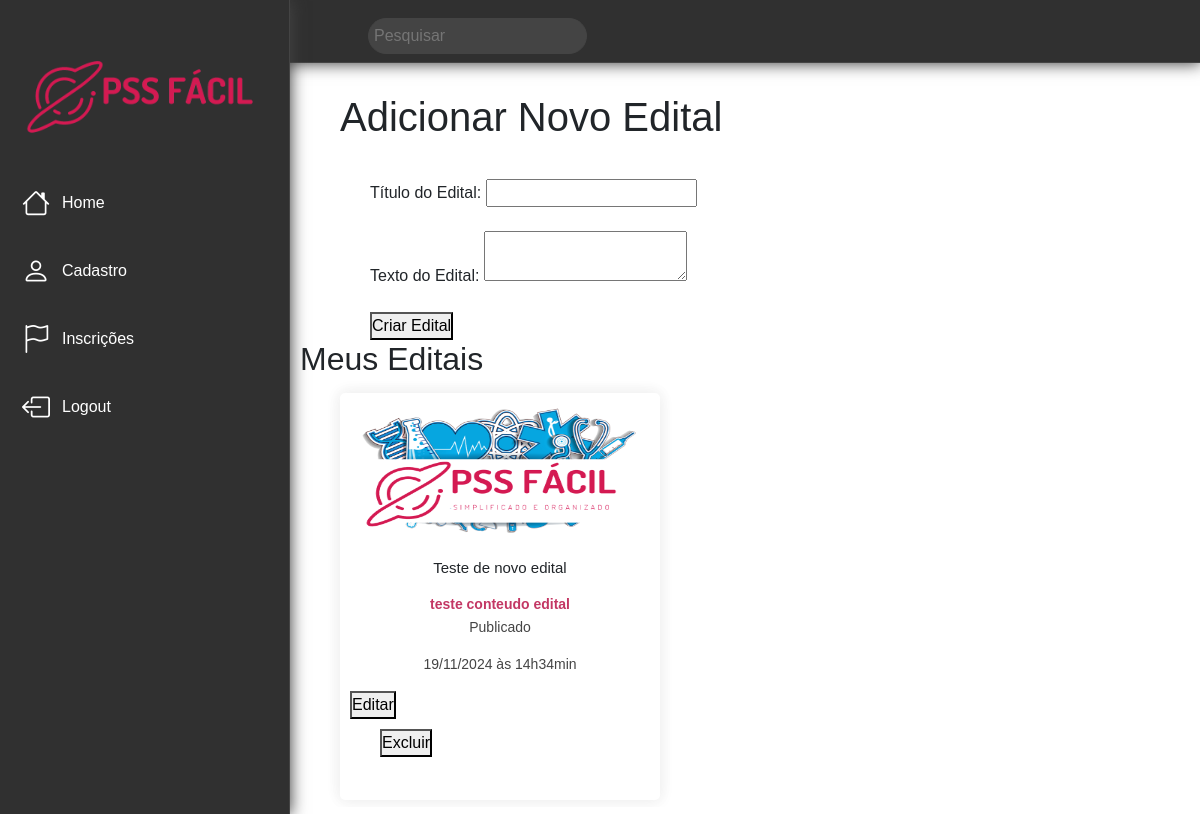
/area-empregador.php (signed in), run on an earlier commit of the app's database.
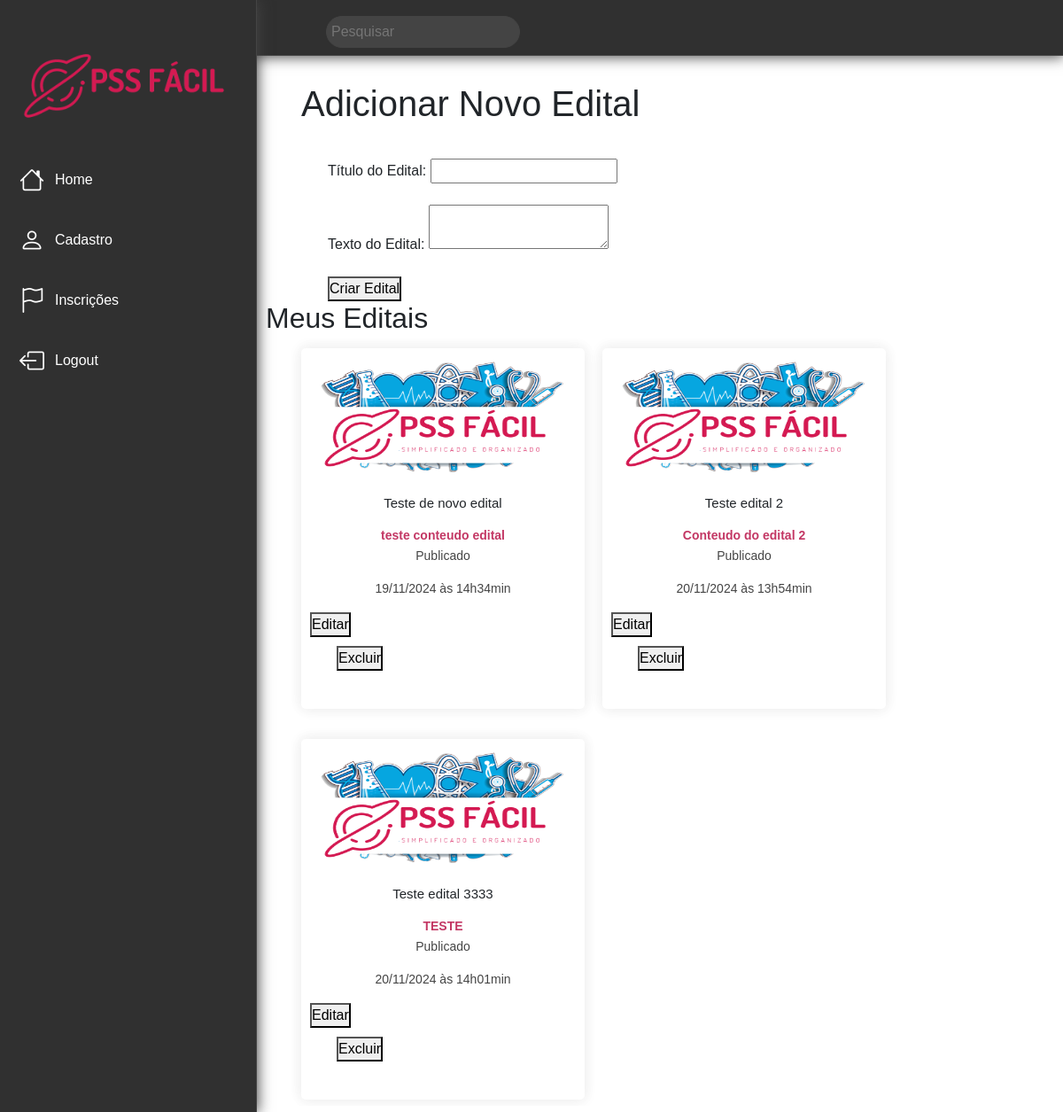
And on a later commit of the database.
### tables this page shows
CREATE TABLE `empregador_editais` (
  `id` int(11) NOT NULL,
  `id_empregador` int(11) NOT NULL,
  `conteudo_edital` text DEFAULT NULL,
  `data` timestamp NOT NULL DEFAULT current_timestamp(),
  `titulo_edital` varchar(255) NOT NULL
);

### area-empregador.php (the view, shortened to what this page needs)
<?php
include "conn.php";
$exibir_editais = $conn->prepare("SELECT * FROM empregador_editais WHERE id_empregador = :pId_empregador");
$exibir_editais->bindValue(':pId_empregador', $_SESSION['login']);
$exibir_editais->execute();
$editais = $exibir_editais->fetchAll();
?>
<!DOCTYPE html>
<html lang="pt-br">
<?php include "headHTML.php" ?>
<body class="body-area-empregador">
    <?php include "nav-lateral.php"; ?>
    <nav>
        <div id="search-container">
            <form>
                <input type="search" id="search" placeholder="Pesquisar">
            </form>
        </div>
    </nav>
    <main class="main">
        <section class="grid-pss">
            <h1>Adicionar Novo Edital</h1>
            <form action="" method="POST">
                <label for="titulo-edital">Título do Edital:</label>
                <input type="text" id="titulo-edital" name="titulo-edital" required><br><br>
                <label for="text-edital">Texto do Edital:</label>
                <textarea id="text-edital" name="text-edital" required></textarea><br><br>
                <button type="submit" name="criar-edital">Criar Edital</button>
            </form>
        </section>
        <h2>Meus Editais</h2>
        <section>
            <?php if (!empty($editais)): ?>
                <div class="grid-pss">
                    <?php foreach ($editais as $edital): ?>
                        <div class="card-estilo-1">
                            <img src="img/zero02.png" class="card-img-top" alt="Imagem do edital">
                            <div class="card-body">
                                <h4 class="card-title">
                                    <?php echo htmlspecialchars($edital['titulo_edital']); ?>
                                </h4>
                                <a href="formulario.php?id=<?php echo $edital['id']; ?>" class="cards-texto-pss">
                                    <p class="card-text">
                                        <?php echo htmlspecialchars($edital['conteudo_edital']); ?>
                                    </p>
                                </a>
                                <p>Publicado</p>
                                <p><?php echo date('d/m/Y \à\s H\hi\m\i\n', strtotime($edital['data'])); ?></p>
                                <button onclick="toggleForm(<?php echo $edital['id']; ?>)">Editar</button>
                                <form method="POST" action="">
                                    <button type="submit" name="delete-edital" class="btn-delete">Excluir</button>
                                </form>
                            </div>
                        </div>
                    <?php endforeach; ?>
                </div>
            <?php else: ?>
                <p>Você ainda não cadastrou nenhum edital.</p>
            <?php endif; ?>
        </section>
    </main>
</body>
</html>

What changed in the data, as far as the page shows it:
added empregador_editais: titulo_edital "Teste edital 2", conteudo_edital "Conteudo do edital 2", data "20/11/2024 às 13h54min"
added empregador_editais: titulo_edital "Teste edital 3333", conteudo_edital "TESTE", data "20/11/2024 às 14h01min"
